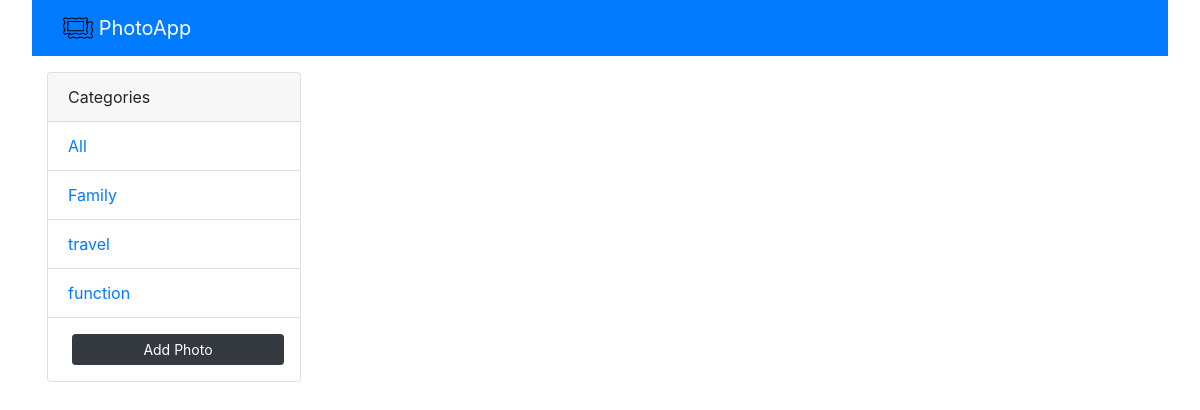
Before: / with the older database file.
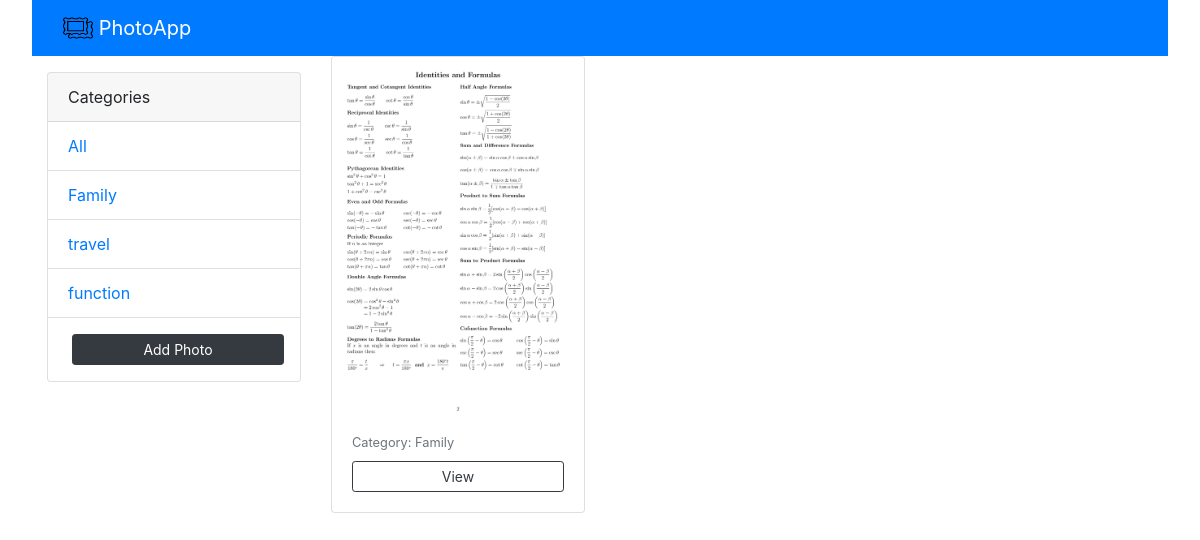
After: the same page with the newer database file.
### photos/models.py (models this page shows, shortened)
class Category(models.Model):
    name=models.CharField(max_length=100, null=False, blank=False)

class Photo(models.Model):
    category = models.ForeignKey(Category, on_delete=models.SET_NULL, null=True)
    image = models.ImageField(null=False, blank=False)
    description = models.TextField()

### photos/views.py (the view)
# urls.py: path("", views.gallery, name='gallery'),
def gallery(request):
    category_id = request.GET.get('q')
    if category_id:
        photos = Photo.objects.filter(category_id=category_id)
    else:
        photos = Photo.objects.all()
    categories = Category.objects.all()
    context = {'categories': categories, 'photos': photos}
    return render(request, 'photos/gallery.html', context)

### photos/templates/photos/gallery.html
{% extends "photos/main.html" %}
{% block content %}
<div class="container">
  <div class="row">
    <div class="col-xl-3 mt-3">
      <div class="card">
        <div class="card-header">Categories</div>
        <ul class="list-group list-group-flush">
          <li class="list-group-item">
            <a href="{% url 'gallery' %}">All</a>
          </li>
          {% for category in categories %}
            <li class="list-group-item">
              <a href="{% url 'gallery' %}?q={{ category.id }}">{{ category.name }}</a>
            </li>
          {% endfor %}
          <li class="list-group-item">
            <a href="{% url 'add-photo' %}" class="btn btn-dark btn-block btn-sm m-1">Add Photo</a>
          </li>
        </ul>
      </div>
    </div>
    <div class="col-xl-9">
      <div class="row">
        {% for photo in photos %}
          <div class="col-md-4 mb-4">
            <div class="card h-100">
              {% if photo.image %}
                <img class="card-img-top img-fluid" src="{{ photo.image.url }}" alt="Photo">
              {% else %}
                <img class="card-img-top img-fluid" src="" alt="Placeholder">
              {% endif %}
              <div class="card-body d-flex flex-column">
                <small class="text-muted mb-2">Category: {{ photo.category.name }}</small>
                <a href="{% url 'view-photo' photo.id %}" class="btn btn-outline-dark btn-sm mt-auto">View</a>
              </div>
            </div>
          </div>
        {% endfor %}
      </div>
    </div>
  </div>
</div>
{% endblock content %}

### photos/templates/photos/main.html (shortened to what this page needs)
{% load static %}
<!DOCTYPE html>
<html lang="en">
<head>
    <link rel="stylesheet" href="https://stackpath.bootstrapcdn.com/bootstrap/4.0.0/css/bootstrap.min.css">
    <link rel="stylesheet" type="text/css" href="{% static 'css/style.css' %}">
</head>
<body>
    {% include "photos/navbar.html" %}
    {% block content %}{% endblock content %}
</body>
</html>

### photos/templates/photos/navbar.html
{% load static %}
<nav class="navbar navbar-dark bg-primary">
  <div class="container-fluid">
    <a class="navbar-brand" href="{% url 'gallery' %}">
      <img src="{% static 'img/logo.jpg' %}" alt="logo" width="30" height="24" class="d-inline-block align-text-top me-2">
      PhotoApp
    </a>
  </div>
</nav>

### static/css/style.css (style rules this page uses)
body { margin: 2rem; margin-top: 0 !important; }

Changed rows visible on the page:
added Photo: image (picture), category.name "Family"
